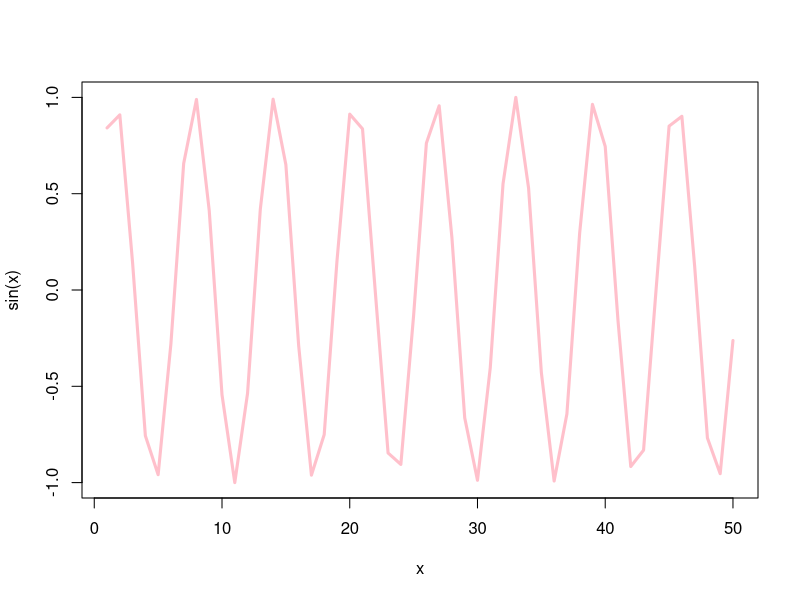

Generate this figure with R:
#' ---
#' title: "Class 4: Intro to R"
#' author: "Mayla (PID: A19136116)"
#' date: "April 9, 2026"
#' ---

# This is just a text file
x <- 1:50
plot(x, sin(x), type="l", col="pink", lwd=3)
